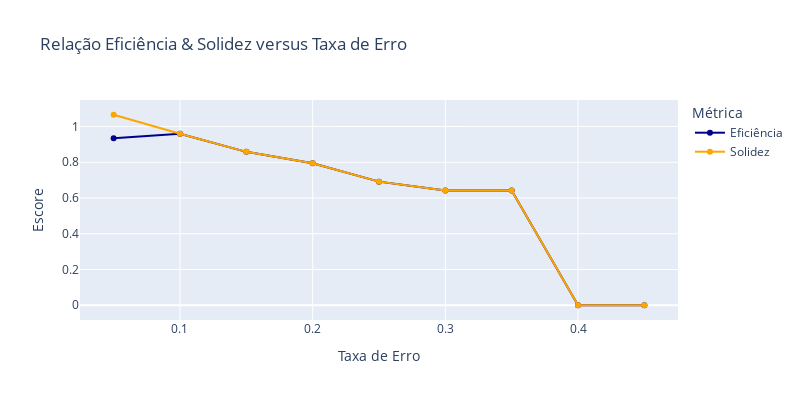

Write notebook code for a chart like this one.
### Code cell
# Create a DataFrame from the data

df = pd.DataFrame(error_rate).T

# Create the bar chart
fig = px.line(df, x=df.index, y=['efficiency', 'validity'],
             labels={'value': 'Escore'},
             markers=True,
             title='Relação Eficiência & Solidez versus Taxa de Erro',
             color_discrete_sequence=['darkblue', 'orange'],
             width=800,
             height=400)
fig.update_layout(hovermode="x")
fig.update_traces(hovertemplate="%{y}")
custom_legend(
        fig=fig, nameSwap={"efficiency": "Eficiência", "validity": "Solidez"}
    )
fig.update_layout(legend=dict(
    title="Métrica"))
fig.update_yaxes(title_text="Escore")
fig.update_xaxes(title_text="Taxa de Erro")

### Figure 1 — Plotly figure (JSON) as saved in the notebook; plotly's stock layout.template omitted (floating-point values rounded to 4 significant figures)
{"data": [{"hovertemplate": "%{y}", "legendgroup": "efficiency", "line": {"color": "darkblue", "dash": "solid"}, "marker": {"symbol": "circle"}, "mode": "lines+markers", "name": "Eficiência", "orientation": "v", "showlegend": true, "type": "scatter", "x": [0.45, 0.4, 0.35, 0.3, 0.25, 0.2, 0.15, 0.1, 0.05], "xaxis": "x", "y": [0, 0, 0.6427, 0.6427, 0.6916, 0.7945, 0.8582, 0.9596, 0.9342], "yaxis": "y"}, {"hovertemplate": "%{y}", "legendgroup": "validity", "line": {"color": "orange", "dash": "solid"}, "marker": {"symbol": "circle"}, "mode": "lines+markers", "name": "Solidez", "orientation": "v", "showlegend": true, "type": "scatter", "x": [0.45, 0.4, 0.35, 0.3, 0.25, 0.2, 0.15, 0.1, 0.05], "xaxis": "x", "y": [0, 0, 0.6427, 0.6427, 0.6916, 0.7945, 0.8582, 0.9596, 1.066], "yaxis": "y"}], "layout": {"height": 400, "hovermode": "x", "legend": {"title": {"text": "Métrica"}, "tracegroupgap": 0}, "title": {"text": "Relação Eficiência & Solidez versus Taxa de Erro"}, "width": 800, "xaxis": {"anchor": "y", "domain": [0, 1], "title": {"text": "Taxa de Erro"}}, "yaxis": {"anchor": "x", "domain": [0, 1], "title": {"text": "Escore"}}}}
